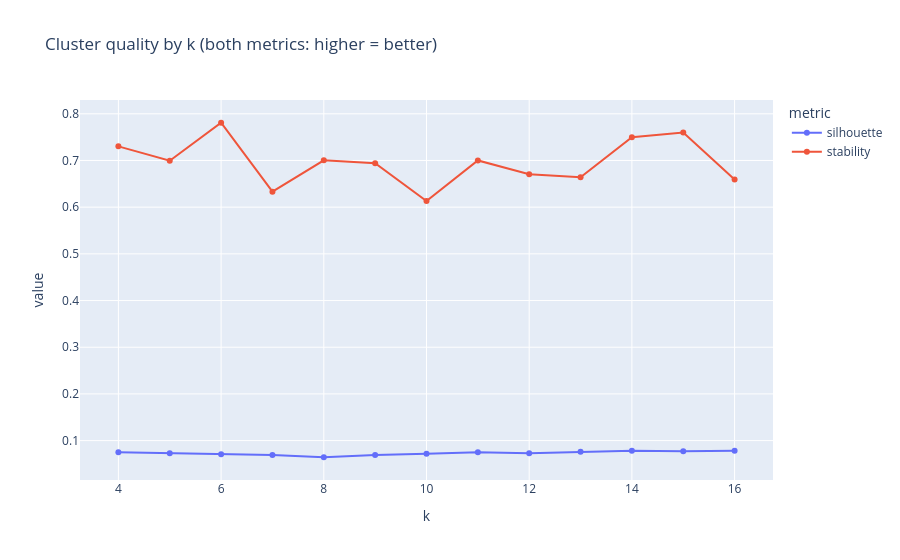

The code cell stored with this chart in its notebook:
### Markdown cell above
## 4. How many clusters does the data want?

Three lenses on each k:

- **Silhouette** (cosine): how cleanly separated the clusters are. Higher is better.
- **Stability**: mean pairwise ARI between K-means runs with different random seeds.
  If the same structure reappears regardless of seed, it's real; if runs disagree,
  the "clusters" are arbitrary slices. Higher is better.
- **Davies-Bouldin**: average similarity of each cluster to its nearest neighbor cluster.
  Lower is better.

The most *natural* k is where silhouette and stability are both high — a well-separated
structure that K-means finds reliably.

### Code cell
import plotly.express as px
from sklearn.cluster import KMeans
from sklearn.metrics import adjusted_rand_score, davies_bouldin_score, silhouette_score

N_STABILITY_RUNS = 5

sweep = []
for k in K_SWEEP:
    km = KMeans(n_clusters=k, n_init=10, random_state=RANDOM_STATE).fit(embeddings)
    sil = silhouette_score(embeddings, km.labels_, metric="cosine")
    db = davies_bouldin_score(embeddings, km.labels_)
    seed_labels = [
        KMeans(n_clusters=k, n_init=3, random_state=seed).fit_predict(embeddings)
        for seed in range(N_STABILITY_RUNS)
    ]
    stability = float(
        np.mean(
            [
                adjusted_rand_score(seed_labels[i], seed_labels[j])
                for i in range(N_STABILITY_RUNS)
                for j in range(i + 1, N_STABILITY_RUNS)
            ]
        )
    )
    sweep.append({"k": k, "silhouette": sil, "stability": stability, "davies_bouldin": db})
    print(f"k={k:2d}  silhouette={sil:.4f}  stability={stability:.3f}  davies_bouldin={db:.3f}")

sweep_df = pd.DataFrame(sweep)
best = sweep_df.loc[(sweep_df["silhouette"].rank() + sweep_df["stability"].rank()).idxmax(), "k"]
print(f"\nBest silhouette+stability combination: k={best}")

px.line(
    sweep_df.melt(id_vars="k", value_vars=["silhouette", "stability"], var_name="metric"),
    x="k",
    y="value",
    color="metric",
    markers=True,
    title="Cluster quality by k (both metrics: higher = better)",
)

### Figure 1 — Plotly figure (JSON) as saved in the notebook; plotly's stock layout.template omitted (floating-point values rounded to 4 significant figures)
{"data": [{"hovertemplate": "metric=silhouette<br>k=%{x}<br>value=%{y}<extra></extra>", "legendgroup": "silhouette", "line": {"color": "#636efa", "dash": "solid"}, "marker": {"symbol": "circle"}, "mode": "lines+markers", "name": "silhouette", "orientation": "v", "showlegend": true, "type": "scatter", "x": [4, 5, 6, 7, 8, 9, 10, 11, 12, 13, 14, 15, 16], "xaxis": "x", "y": [0.07486, 0.0729, 0.07102, 0.06935, 0.06438, 0.06897, 0.07188, 0.07527, 0.07319, 0.07621, 0.07821, 0.07731, 0.07845], "yaxis": "y"}, {"hovertemplate": "metric=stability<br>k=%{x}<br>value=%{y}<extra></extra>", "legendgroup": "stability", "line": {"color": "#EF553B", "dash": "solid"}, "marker": {"symbol": "circle"}, "mode": "lines+markers", "name": "stability", "orientation": "v", "showlegend": true, "type": "scatter", "x": [4, 5, 6, 7, 8, 9, 10, 11, 12, 13, 14, 15, 16], "xaxis": "x", "y": [0.7302, 0.6994, 0.7808, 0.6332, 0.7004, 0.6942, 0.6132, 0.7001, 0.6704, 0.664, 0.7498, 0.76, 0.659], "yaxis": "y"}], "layout": {"legend": {"title": {"text": "metric"}, "tracegroupgap": 0}, "title": {"text": "Cluster quality by k (both metrics: higher = better)"}, "xaxis": {"anchor": "y", "domain": [0.0, 1.0], "title": {"text": "k"}}, "yaxis": {"anchor": "x", "domain": [0.0, 1.0], "title": {"text": "value"}}}}
